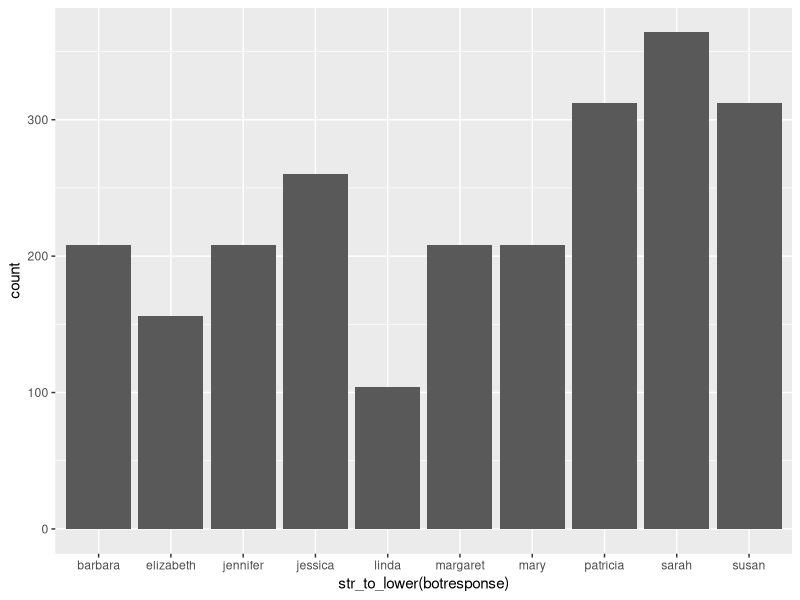
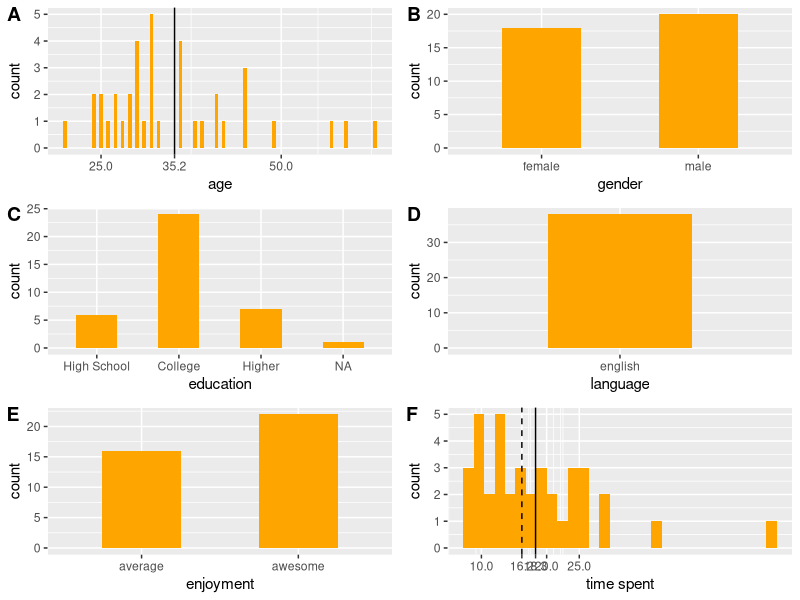
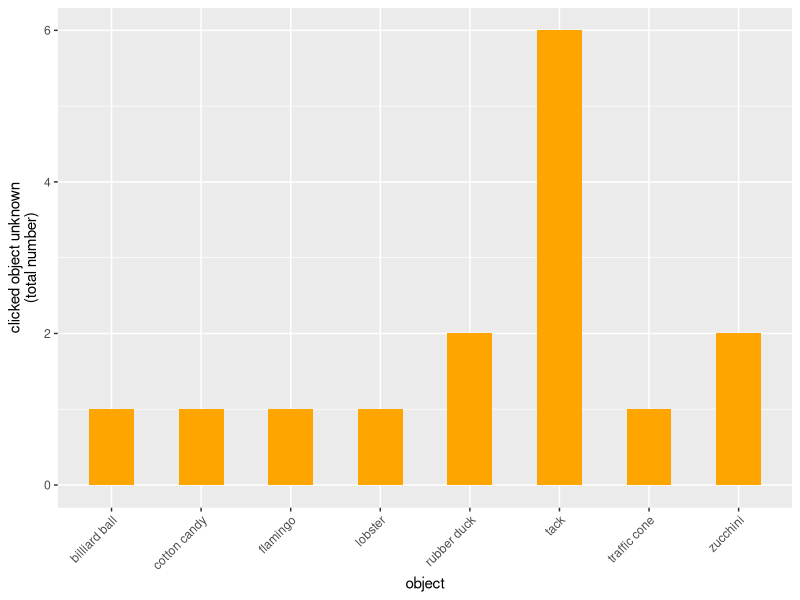
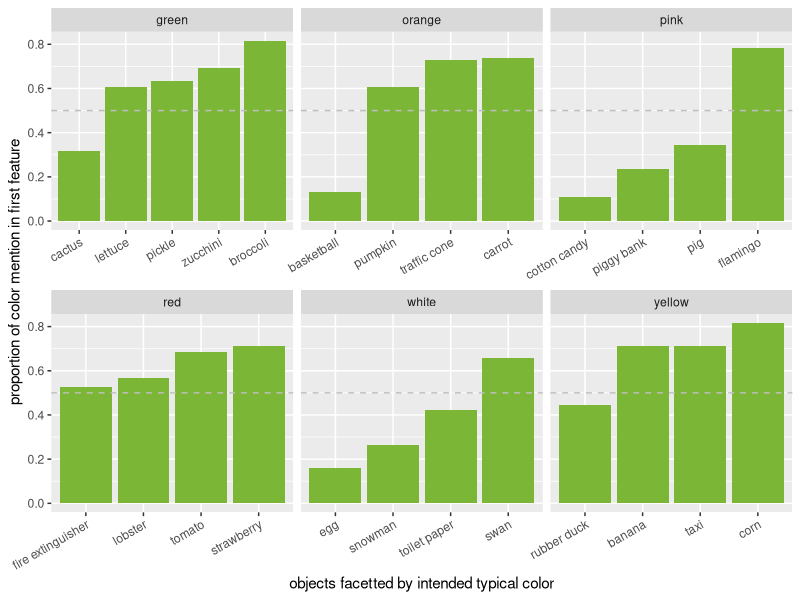
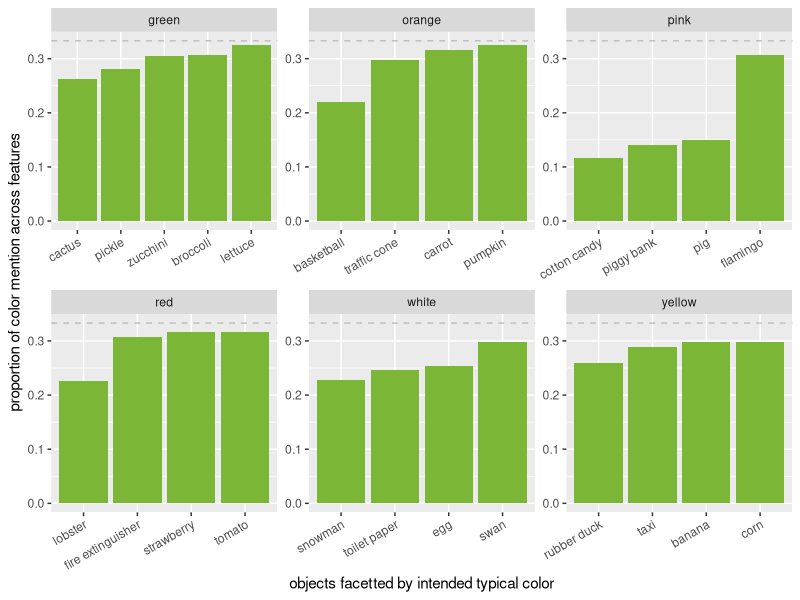
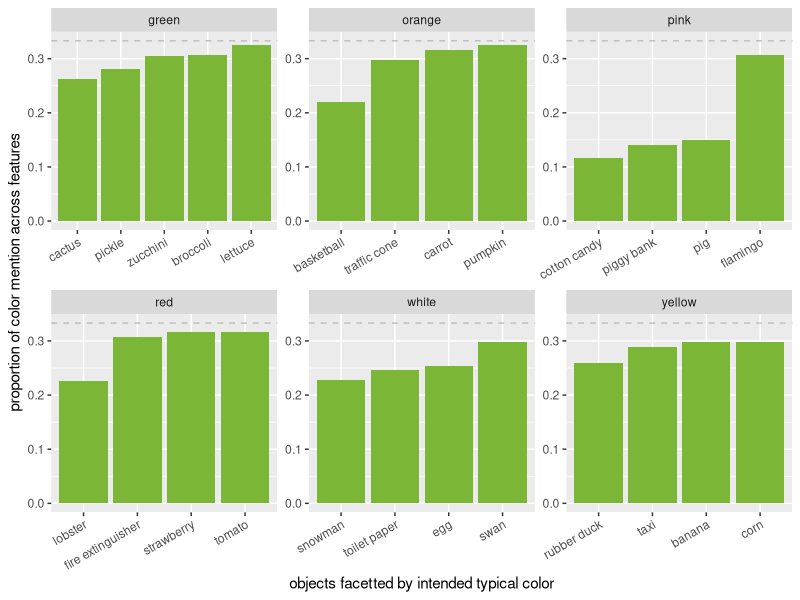
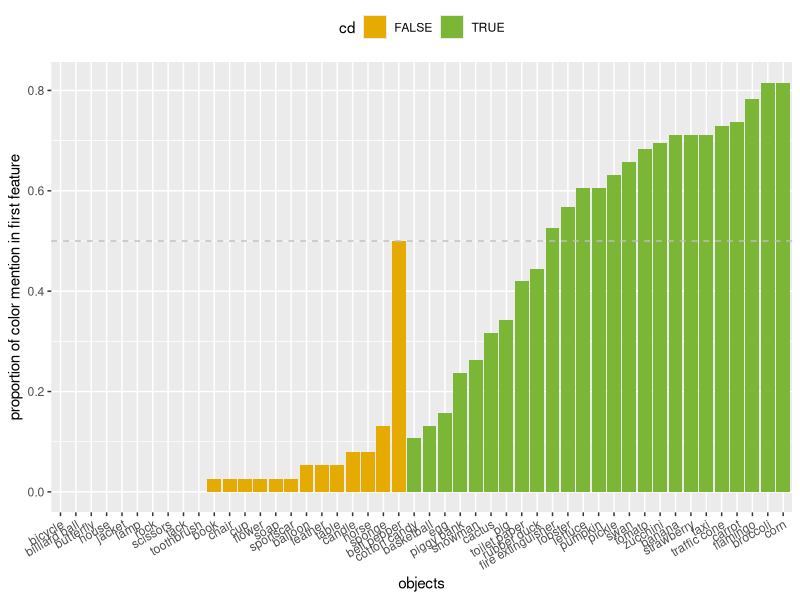
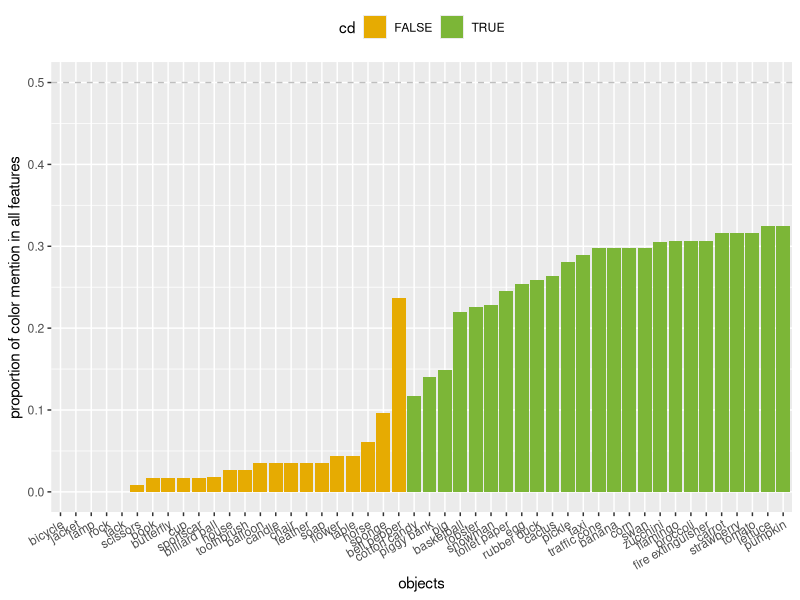

Here is the R script that generated these plots, in order:
## ---- chunk 1
knitr::opts_chunk$set(echo = TRUE)
## ---- chunk 2
library(cowplot)
library(tidyverse)
library(here)

df_import = read_csv(here("data","01_norming","02_main","01_ListFeature-norming","data.csv")) %>% 
  # exclude test
  # weird filter property that it will exclude NAs
  filter(is.na(comments) | comments != "TEST")
## ---- chunk 3
ggplot(df_import,aes(x=str_to_lower(botresponse))) +
  geom_histogram(stat="count")
## ---- chunk 4

df_clean = df_import %>% 
  # exclude multiple submissions
  arrange(startTime) %>% 
  distinct(anon_worker_id,trial_number, .keep_all = TRUE) %>% 
  # exclude participants who didn't answer the bot task (probably bots which hacked javascript code), if necessary
  # filter(botresponse=="") %>% 
  # exclude participants who didn't pass control objects (nonce words)
  mutate(control = ifelse((question == "wobs" | question == "ebbler" | question == "briggle" | question == "florbs"),T,F)) %>%  
  mutate(correct_controls = ifelse(control & obj_unknown,T,F)) %>% 
  group_by(anon_worker_id) %>% 
  mutate(pass_controls = ifelse(sum(correct_controls)<2,F,T)) %>% 
  filter(pass_controls) %>% 
  # exclude participants who rated more than 8 as "object unknown"
  # excludes 2 workers
  filter(!sum(obj_unknown)>8) %>% 
  ungroup()

# number of participants before exclusion (40)
length(unique(df_import$anon_worker_id))
# number of participants after exclusion (38)
length(unique(df_clean$anon_worker_id))


df = df_clean %>%
  filter(!control) %>% 
  select(feature1,feature2,feature3,obj_unknown,question,anon_worker_id) %>% 
  mutate_at(vars(feature1,feature2,feature3),funs(str_to_lower(.)))
## ---- chunk 5
# other info
engl_spellings = c("english", "englis", "eng", "engilsh")

df_subj = df_clean %>% 
  select(age,gender,education,languages,enjoyment,timeSpent,HitCorrect,comments,anon_worker_id) %>% 
  distinct() %>% 
  mutate_at(vars(languages), funs(str_to_lower(.))) %>% 
  mutate_at(vars(languages), funs(ifelse(. %in% engl_spellings, "english", .))) %>% 
  mutate(lang=ifelse(languages == "english","english","other")) %>% 
  mutate_at(vars(age), funs(as.integer(.))) %>% 
  mutate_at(vars(enjoyment), 
            funs(ifelse(.==1,"average",
                        ifelse(.==2,"awesome","other")))) %>% 
  mutate(edu = ifelse(str_detect(education,"high_school"),"High School",
                      ifelse(str_detect(education,"college"),"College","Higher"))) %>% 
  mutate_at(vars(edu), funs(fct_relevel(.,"High School", "College", "Higher")))


mean_age = round(mean(df_subj$age),digits = 1)
p_age = ggplot(df_subj,aes(x=age)) +
  geom_bar(width = .5,
           fill = "orange") +
  geom_vline(xintercept= mean_age) +
  scale_x_continuous(breaks=c(25,50,75,mean_age))

p_gen = ggplot(df_subj,aes(x=gender)) +
  geom_bar(width = .5,
           fill = "orange")

p_edu = ggplot(df_subj,aes(x=edu)) +
  geom_bar(width = .5,
           fill = "orange") +
  xlab("education")
  # theme(axis.text.x = element_text(angle = 25, hjust = 1))

p_lang = ggplot(df_subj,aes(x=lang)) +
  geom_bar(width = .5,
           fill = "orange") +
  xlab("language")
  # theme(axis.text.x = element_text(angle=45,hjust=1))

p_enj = ggplot(df_subj,aes(x=enjoyment)) +
  geom_bar(width = .5,
           fill = "orange")

mean_time = round(mean(df_subj$timeSpent), digits = 1)
median_time = round(median(df_subj$timeSpent), digits = 1)
p_time = ggplot(df_subj,aes(x=timeSpent)) +
  geom_histogram(fill = "orange") +
  geom_vline(xintercept=mean_time) +
  geom_vline(xintercept=median_time,linetype="dashed") +
  scale_x_continuous(breaks=c(median_time,mean_time,floor(0),floor(10),floor(25),floor(20))) +
  xlab("time spent")

plot_grid(p_age,p_gen,p_edu,p_lang,p_enj,p_time, labels = "AUTO", ncol = 2, align = 'v')

## ---- chunk 6
ggplot(df[df$obj_unknown==TRUE,],aes(x=question)) +
  geom_bar(width = 0.5,
           fill = "orange") +
  theme(axis.text.x = element_text(angle=45,hjust=1)) +
  xlab("object") +
  ylab("clicked object unknown\n(total number)")
## ---- chunk 7

# color_list = c("bright", "brightly", "clear", "color", "colored", "colorful", "colour", "multicolored", "black", "blue", "brown", "green", "orange", "pink", "red", "white", "yellow")

color_list = c("black", "blackish", "blue", "brown", "green", "orange", "pink", "pink\\n", "red", "white", "yellow")

white = c("snowman", "swan", "toilet paper", "egg")
orange = c("basketball", "pumpkin", "carrot", "traffic cone")
pink = c("flamingo", "piggy bank", "cotton candy", "pig")
yellow = c("banana", "taxi", "corn", "rubber duck")
red = c("tomato", "lobster", "strawberry", "fire extinguisher")
green = c("broccoli", "lettuce", "zucchini", "cactus", "pickle")

cd_list = c("snowman",
	"swan",
	"toilet paper",
	"egg",
	"basketball",
	"pumpkin",
	"carrot",
	"traffic cone",
	"flamingo",
	"piggy bank",
	"cotton candy",
	"pig",
	"banana",
	"taxi",
	"corn",
	"rubber duck",
	"tomato",
	"lobster",
	"strawberry",
	"fire extinguisher",
	"broccoli",
	"lettuce",
	"zucchini",
	"cactus",
	"pickle")

df_cat = df %>%
  filter(obj_unknown==FALSE) %>% 
  # mutate(f1_cat = ifelse(sum(str_detect(feature1,color_list)) >= 1, T, F)) %>% 
  mutate(color = case_when(question %in% white ~ "white",
                           question %in% orange ~ "orange",
                           question %in% pink ~ "pink",
                           question %in% yellow ~ "yellow",
                           question %in% red ~ "red",
                           question %in% green ~ "green", 
                           TRUE ~ "no-cd")) %>% 
  gather(feature_pos,feature_utt,feature1,feature2,feature3) %>% 
  mutate(color_mention = ifelse(feature_utt %in% color_list, T, F)) %>% 
  mutate(cd = ifelse(question %in% cd_list, T, F))

df_plot = df_cat %>% 
  select(-obj_unknown)

## ---- chunk 8
df_plot_f1 = df_plot %>% 
  # gather(feature_pos,color_mention,f1_cat,f2_cat,f3_cat) %>% 
  mutate_at(vars(color_mention),funs(as.integer(.))) %>% 
  filter(feature_pos=="feature1")

ggplot(df_plot_f1[df_plot_f1$cd==T,],aes(x=reorder(reorder(question,color_mention),cd), y=color_mention, fill=cd)) +
  facet_wrap(vars(color), scale="free_x") +
  stat_summary(fun.y = "mean",
               geom = "bar") +
  stat_summary(fun.data = "mean_cl_boot",
               geom = "linerange",
               color = "darkgrey") +
  geom_hline(yintercept = 0.5,
             linetype = "dashed",
             color = "grey") +
  theme(legend.position="none") +
  theme(axis.text.x = element_text(angle = 30, hjust=1)) +
  scale_fill_manual(values=c("#7CB637")) +
  xlab("objects facetted by intended typical color") +
  ylab("proportion of color mention in first feature")
## ---- chunk 9

# library(bootstrap)
# theta <- function(x,xdata,na.rm=T) {mean(xdata[x],na.rm=na.rm)}
# ci.low <- function(x,na.rm=T) {
#   mean(x,na.rm=na.rm) - quantile(bootstrap(1:length(x),1000,theta,x,na.rm=na.rm)$thetastar,.025,na.rm=na.rm)}
# ci.high <- function(x,na.rm=T) {
#   quantile(bootstrap(1:length(x),1000,theta,x,na.rm=na.rm)$thetastar,.975,na.rm=na.rm) - mean(x,na.rm=na.rm)}

df_plot_allf = df_plot %>%
  mutate_at(vars(color_mention),funs(as.integer(.))) %>%
  filter(cd==T)
  # group_by(question, add=TRUE) %>% 
  # mutate(mean_colprop = mean(color_mention),
  #        ci_min = mean_colprop - ci.low(color_mention),
  #        ci_max = mean_colprop + ci.high(color_mention)) %>% 
  # ungroup()

ggplot(df_plot_allf,aes(x=reorder(reorder(question,color_mention),cd), y=color_mention, fill=cd)) +
  facet_wrap(vars(color), scale="free") +
  stat_summary(fun.y = "mean",
               geom = "bar") +
  stat_summary(fun.data = "mean_cl_boot",
               geom = "linerange",
               color = "darkgrey") +
  # is here identical to mean_cl_boot
  # geom_errorbar(aes(ymin=ci_min, ymax=ci_max),
  #               color = "darkgrey",
  #               width = 0.5) +
  geom_hline(yintercept = 0.333,
             linetype = "dashed",
             color = "grey") +
  theme(legend.position="none") +
  theme(axis.text.x = element_text(angle = 30, hjust=1)) +
  scale_fill_manual(values=c("#7CB637")) +
  xlab("objects facetted by intended typical color") +
  ylab("proportion of color mention across features")
## ---- chunk 10
df_plot_allf = df_plot %>% 
  mutate_at(vars(color_mention),funs(as.integer(.)))
  # filter(feature_pos=="feature1")

ggplot(df_plot_allf[df_plot_allf$cd==T,],aes(x=reorder(reorder(question,color_mention),cd), y=color_mention, fill=cd)) +
  facet_wrap(vars(color), scale="free") +
  stat_summary(fun.y = "mean",
               geom = "bar") +
  stat_summary(fun.data = "mean_cl_boot",
               geom = "linerange",
               color = "darkgrey") +
  geom_hline(yintercept = 0.333,
             linetype = "dashed",
             color = "grey") +
  theme(legend.position="none") +
  theme(axis.text.x = element_text(angle = 30, hjust=1)) +
  scale_fill_manual(values=c("#7CB637")) +
  xlab("objects facetted by intended typical color") +
  ylab("proportion of color mention across features")
## ---- chunk 11

ggplot(df_plot_f1,aes(x=reorder(reorder(question,color_mention),cd), y=color_mention, fill=cd)) +
  stat_summary(fun.y = "mean",
               geom = "bar") +
  stat_summary(fun.data = "mean_cl_boot",
               geom = "linerange",
               color = "darkgrey") +
  geom_hline(yintercept = 0.5,
             linetype = "dashed",
             color = "grey") +
  theme(axis.text.x = element_text(angle = 30, hjust=1)) +
  theme(legend.position="top") +
  scale_fill_manual(values=c("#E6AB02", "#7CB637")) +
  xlab("objects") +
  ylab("proportion of color mention in first feature")
## ---- chunk 12

ggplot(df_plot_allf,aes(x=reorder(reorder(question,color_mention),cd), y=color_mention, fill=cd)) +
  stat_summary(fun.y = "mean",
               geom = "bar") +
  stat_summary(fun.data = "mean_cl_boot",
               geom = "linerange",
               color = "darkgrey") +
  geom_hline(yintercept = 0.5,
             linetype = "dashed",
             color = "grey") +
  theme(axis.text.x = element_text(angle = 30, hjust=1)) +
  theme(legend.position="top") +
  scale_fill_manual(values=c("#E6AB02", "#7CB637")) +
  xlab("objects") +
  ylab("proportion of color mention in all features")
## ---- chunk 13
# CD, color
df_cd_coloronly = df_plot_f1 %>% 
  filter(cd) %>% 
  filter(as.logical(color_mention))

ggplot(df_cd_coloronly, aes(x=feature_utt)) +
  geom_bar(stat = "count",
           fill = "#7CB637",
           width = 0.5) +
  ggtitle("Presumably color diagnostic") +
  facet_wrap(vars(question), scale="free_x") +
  theme(plot.title = element_text(size=15)) +
  theme(axis.text.x = element_text(angle = 45, hjust = 1)) +
  xlab("colors mentioned in first feature for each object") +
  ylab("total number of color being mentioned in first feature")

# no CD, color
df_nocd_coloronly = df_plot_f1 %>% 
  filter(!cd) %>% 
  filter(as.logical(color_mention))

ggplot(df_nocd_coloronly, aes(x=feature_utt)) +
  geom_bar(stat="count",
           fill = "#E6AB02",
           width = 0.5) +
  ggtitle("Presumably non color diagnostic") +
  facet_wrap(vars(question), scale="free_x") +
  theme(plot.title = element_text(size=15)) +
  theme(axis.text.x = element_text(angle = 45, hjust = 1)) +
  xlab("colors mentioned in first feature for each object") +
  ylab("total number of color being mentioned in first feature")
## ---- chunk 14
# CD, color
df_cd_coloronly = df_plot %>% 
  filter(cd) %>% 
  filter(color_mention)

ggplot(df_cd_coloronly, aes(x=feature_utt)) +
  geom_bar(stat = "count",
           fill = "#7CB637",
           width = 0.5) +
  ggtitle("Presumably color diagnostic") +
  facet_wrap(vars(question), scale="free_x") +
  theme(plot.title = element_text(size=15)) +
  theme(axis.text.x = element_text(angle = 45, hjust = 1)) +
  xlab("colors mentioned in all features for each object") +
  ylab("total number of color being mentioned in all features")

# no CD, color
df_nocd_coloronly = df_plot %>% 
  filter(!cd) %>% 
  filter(color_mention)

ggplot(df_nocd_coloronly, aes(x=feature_utt)) +
  geom_bar(stat="count",
           fill = "#E6AB02",
           width = 0.5) +
  ggtitle("Presumably non color diagnostic") +
  facet_wrap(vars(question), scale="free_x") +
  theme(plot.title = element_text(size=15)) +
  theme(axis.text.x = element_text(angle = 45, hjust = 1)) +
  xlab("colors mentioned in first feature for each object") +
  ylab("total number of color being mentioned in first feature")
## ---- chunk 15

freq_feature_list = df_plot %>% 
  filter(!color_mention) %>% 
  arrange(feature_utt) %>% 
  group_by(feature_utt) %>% 
  summarize(n=n()) %>% 
  filter(n>=2) 

# did I miss any color utterances?
freq_feature_list$feature_utt

# CD, no color
df_cd_nocol_infreq = df_plot %>% 
  filter(cd) %>% 
  filter(!color_mention & !(feature_utt %in% freq_feature_list$feature_utt))

table(arrange(df_cd_nocol_infreq,feature_utt)$feature_utt)

# ggplot(df_cd_nocol_infreq, aes(x=feature_utt)) +
#   geom_bar(stat="count") +
#   facet_wrap(vars(question), scale="free") +
#   theme(axis.text.x = element_text(angle = 45, hjust = 1))

# no CD, no color
df_nocd_nocol_infreq = df_plot %>% 
  filter(!cd) %>% 
  filter(!color_mention & !(feature_utt %in% freq_feature_list$feature_utt))

table(arrange(df_nocd_nocol_infreq,feature_utt)$feature_utt)

# ggplot(df_nocd_nocol_infreq, aes(x=feature_utt)) +
#   geom_bar(stat="count") +
#   facet_wrap(vars(question), scale="free") +
#   theme(axis.text.x = element_text(angle = 45, hjust = 1))
